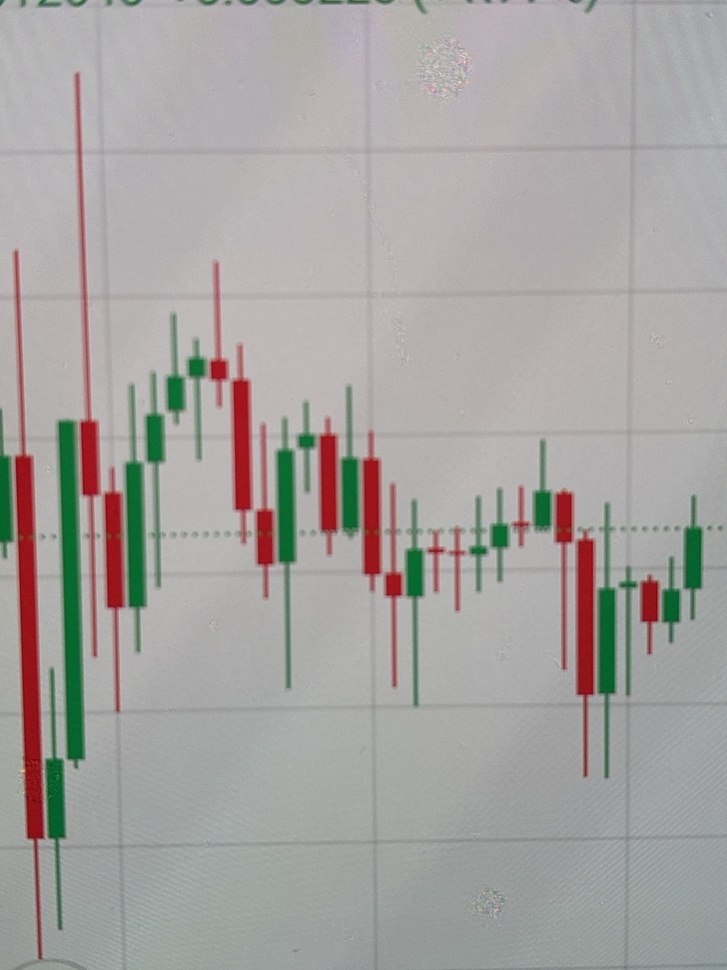
#> input picture formasyonlar/test/BINANCE_TEST_foto.jpg, 727 x 970 px, shrunk from 1512 x 2016 before the run
$ python wick.py ../../formasyonlar/test/BINANCE_TEST_foto.jpg ../../formasyonlar/test/BINANCE_TEST_foto.jpg ../../formasyonlar/test/BINANCE_TEST_foto.jpg 5 5 5
#> lines starting #> are read from the running program, lines starting #| are printed output that depends on the picture; after the words box and inside, x2 and y2 are one past the last pixel; in counts of white or black regions, pixels touching at a corner belong together
import sys,json,numpy as np
from PIL import Image
src,cj,out,y0,y1=sys.argv[1],sys.argv[2],sys.argv[3],int(sys.argv[4]),int(sys.argv[5])
im=np.array(Image.open(src).convert('RGB')).astype(int);r,g,b=im[...,0],im[...,1],im[...,2]
#> after `r, g, b = (im[..., 0], im[..., 1], im[..., 2])`:
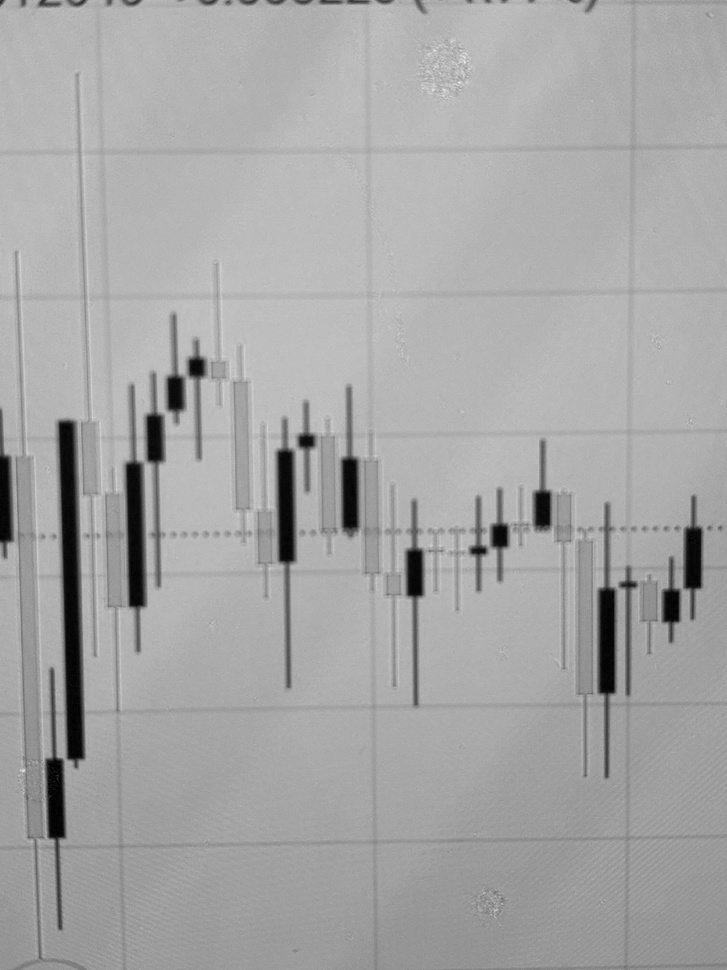
#> r: shape (970, 727) int64; min 0, max 236, mean 165.7
#> after `r, g, b = (im[..., 0], im[..., 1], im[..., 2])`:
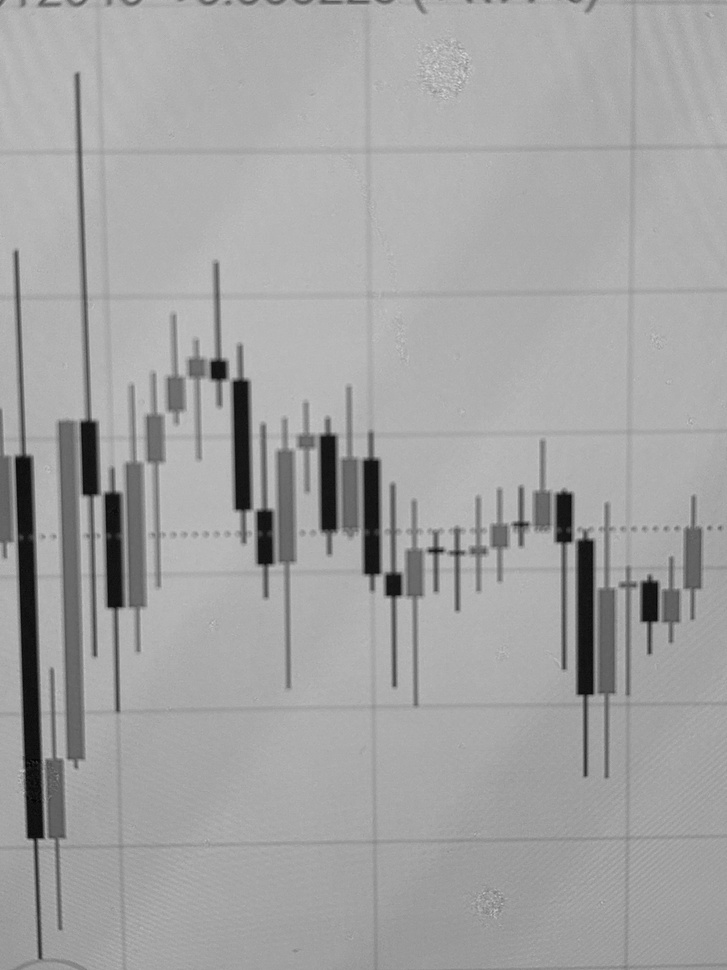
#> g: shape (970, 727) int64; min 0, max 221, mean 162.9
#> after `r, g, b = (im[..., 0], im[..., 1], im[..., 2])`:
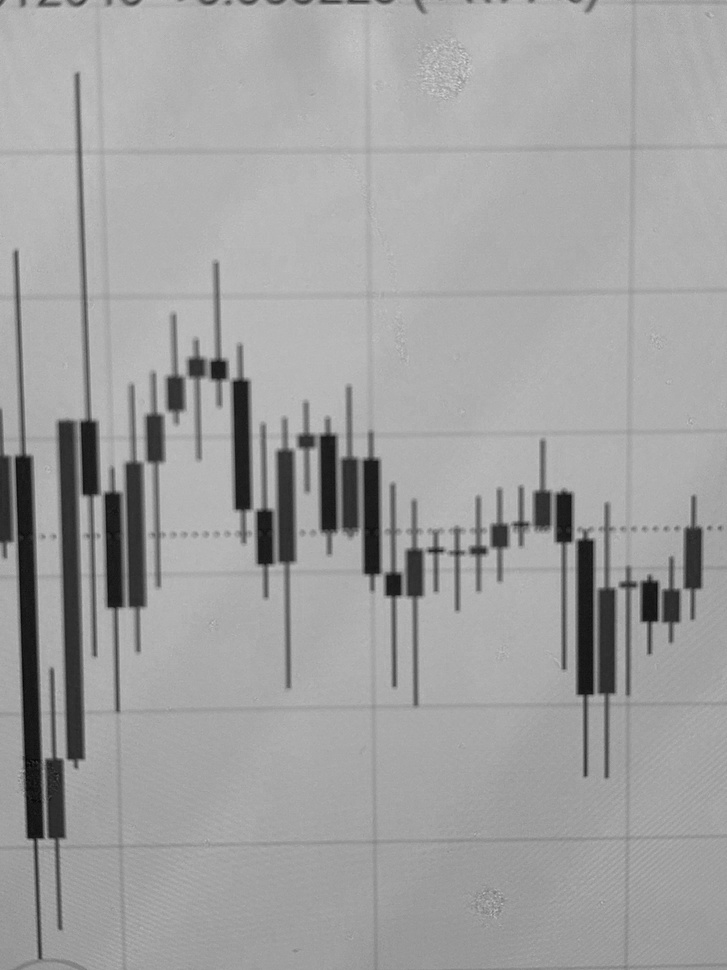
#> b: shape (970, 727) int64; min 3, max 219, mean 160.7
col=((r-g>25)&(r-b>25))|((g-r>25)&(b-r>10)&(g>=b-15))
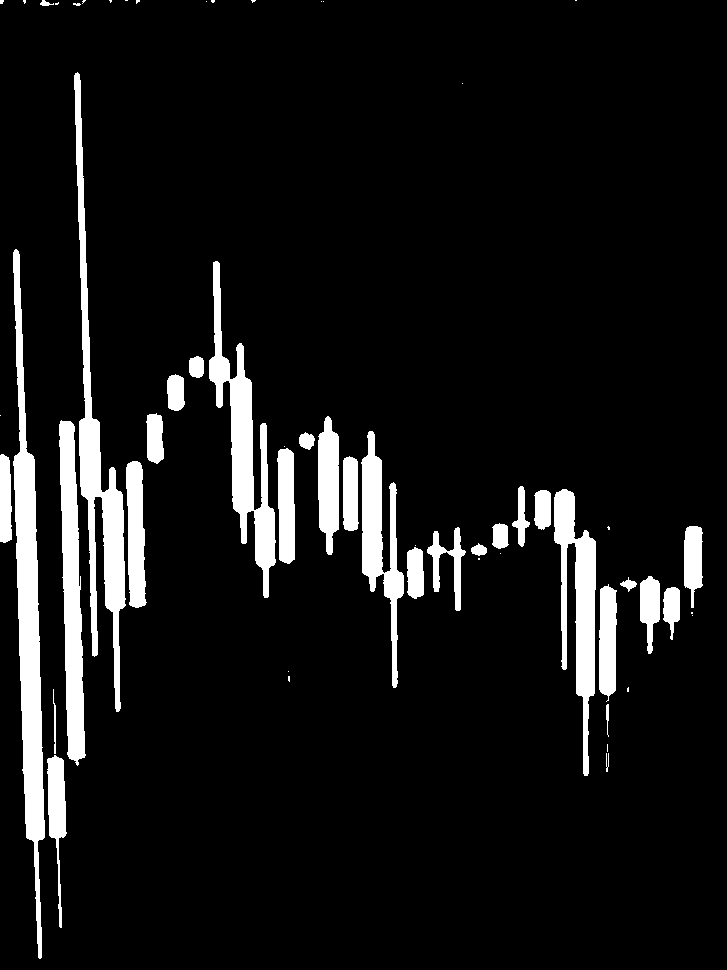
#> col: shape (970, 727) bool; 8.5% white; 58 white regions (27 under 20 px), largest, box (x1, y1, x2, y2) and area: (13, 249, 45, 959) 9709, (74, 72, 126, 712) 8147, (209, 261, 276, 598) 6641
_hr=np.where(col.mean(1)>0.25)[0]
for _y in _hr: col[max(0,_y-1):_y+2]=False
#> this loop made 137 passes
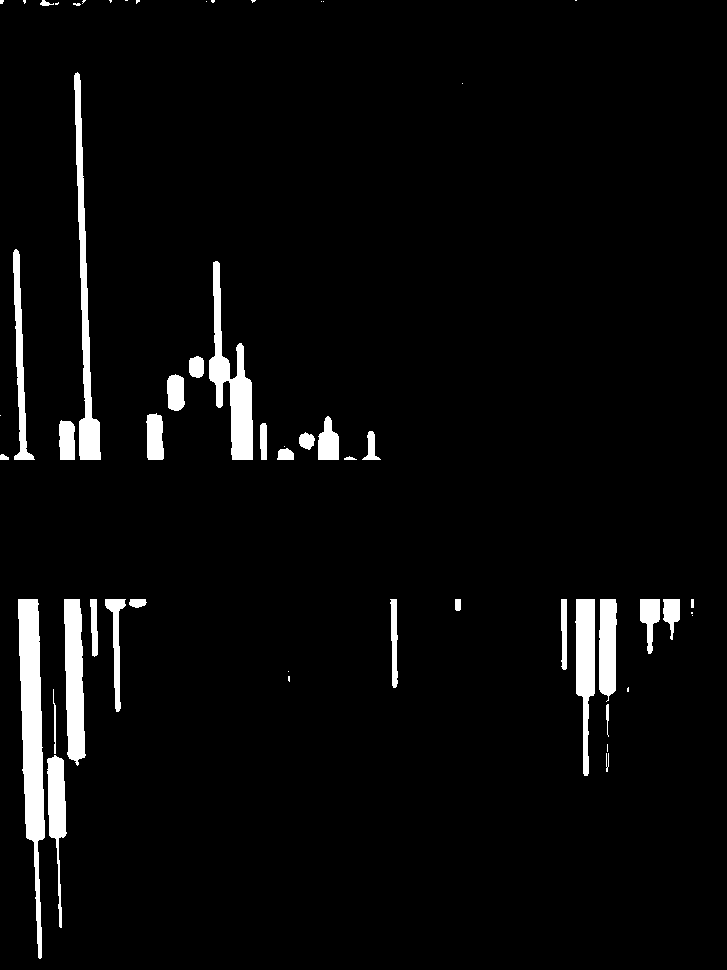
#> col: shape (970, 727) bool; 4.1% white; 55 white regions (23 under 20 px), largest, box (x1, y1, x2, y2) and area: (18, 599, 45, 959) 5323, (209, 261, 253, 460) 3388, (74, 72, 101, 460) 3160
#> (the run stopped early here; a loop or call above may not have finished)
